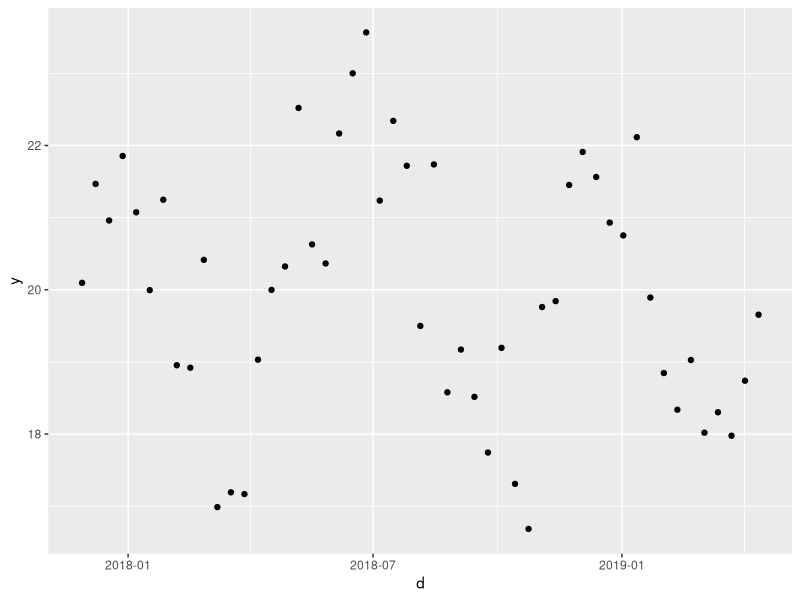
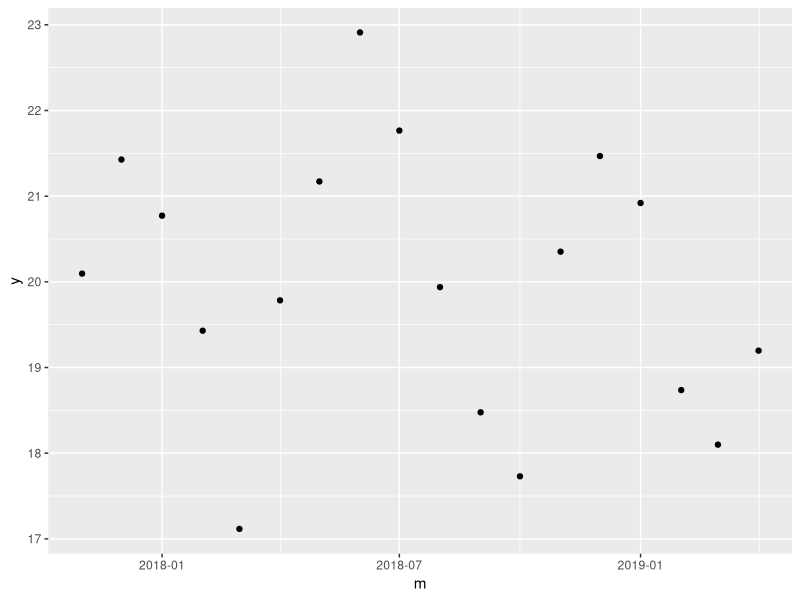
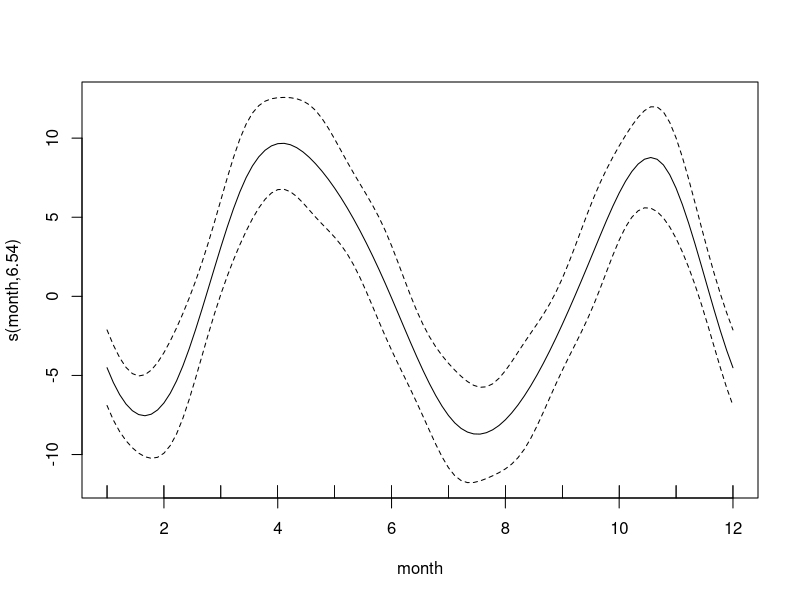
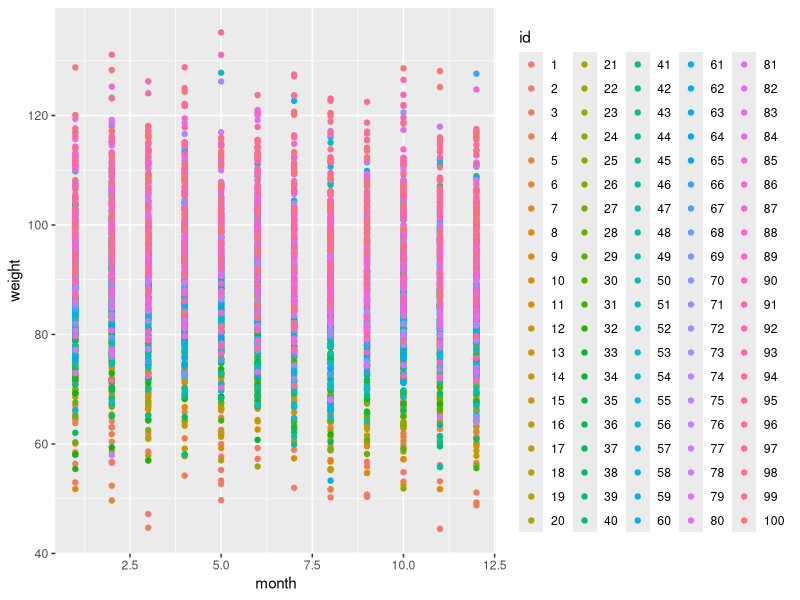
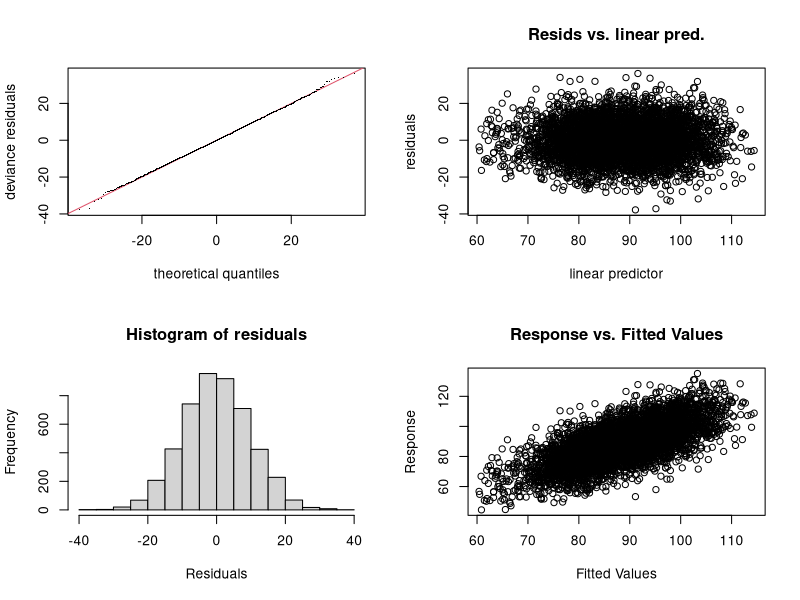
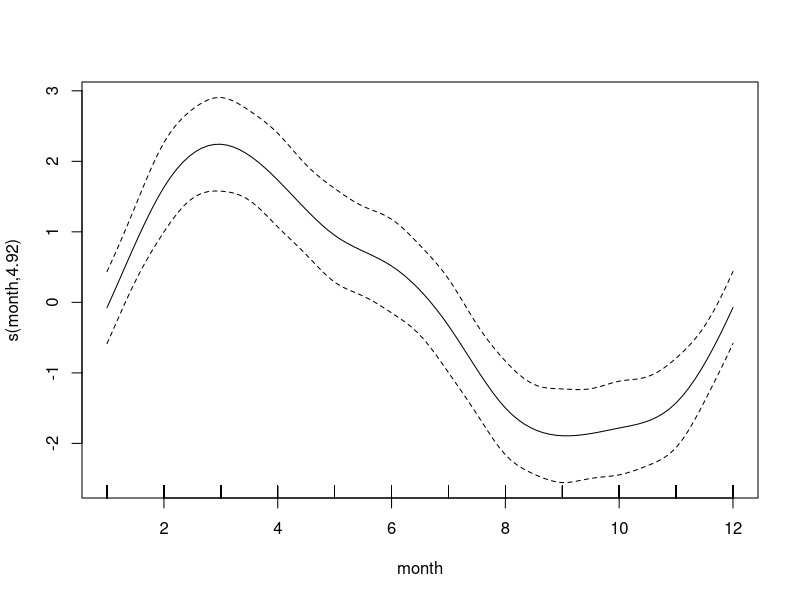
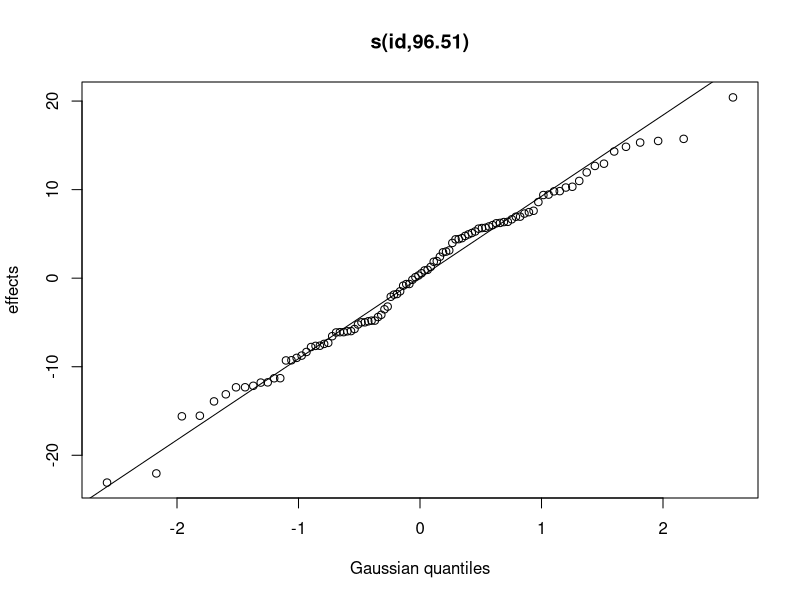
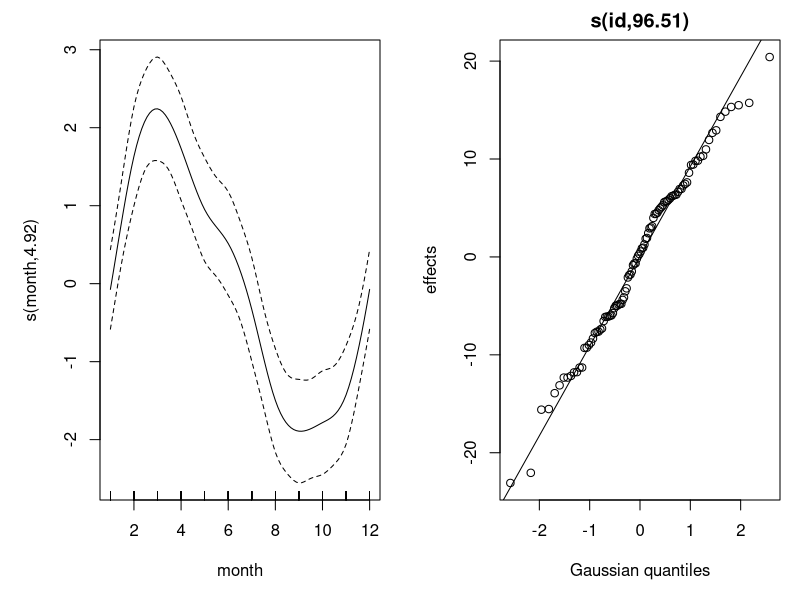

Generate these figures, in order, with R:
###DATES <3
###And points
library(tidyverse)
library(lubridate)
library(mgcv)
library(splines)

##Another data type (like numeric or character) is date
##Dates have special properties to allow for functions to calculate time
##But, like in excel, dates can be absolute nightmares



##Important thing for my europeans to remember: R was made in the US
##And we do dates stupid
##Generally: Month - Day - Year
char_date <- c("10-1-2023", "8-2-2021", "9-24-2019")
class(char_date)

date <- as_date(char_date, format = "%m-%d-%Y")
class(date)

###Dates can have different formats
char_date <- c("8/12/2023", "1/10/2021", "1/4/2019")
class(char_date)

date <- as_date(char_date, format = "%d/%m/%Y")
class(date)

#####
date - mdy("1-1-2010")
difftime(date, mdy("1-1-2010"), unit = "weeks")
difftime(date, mdy("1-1-2010"), unit = "mins")
difftime(date, mdy("1-1-2010"), unit = "secs")


###You can enter date/time in numbers
dt <- as_datetime(1511870400) ##Time began on January 1, 1970 at midnight; how many days since then
dt

##We can have dates at day, month, year, but we can also have the exact time
##All times are in UTC (GMT, the time zone of England)
d <- as_date(17498)
d

##negative numbers subtract from January 1, 1970
d <- as_date(-1600)
d

##we can round dates or floor them 
d <- as_date(seq(17498,17998,by = 10) )
summary(d)

##Floor rounds to the first day of the month, which is useful if you want to aggregate to 
##the month the observation is in
floor_date(d, unit = "month")

##Rounding makes it to the nearest first of the month
round_date(d, unit = "month")

##Then can convert back to numbers
as.numeric(d)

###We can plot with dates

#Randomly generate something associated with date
y <- 20 + cos(month(d))*2 + rnorm(51, 0, 1)

ggplot() +
  geom_point(aes(x = d, y = y))

###So we can floor to month and average over months
data.frame(d,y) %>%
  mutate(m = floor_date(d, unit = "month")) %>%
  group_by(m) %>%
  summarise(y = mean(y)) %>%
  ggplot()+
  geom_point(aes(x = m, y= y))

###can also extract parts of the date
day(d)
month(d)
year(d)


####----------Modeling seasonal data-------------

###Generating some random seasonal data (this just makes the data, fine if you don't understand)
data <- data.frame(date = seq(ymd("2010-01-01"),
                            ymd("2013-12-01"),
                            by = "month")) %>%
  mutate(y = year(date) - 2010,
         month = month(date),
         aqi = (50 + cos(month +2) * 10) + rnorm(48, 0, 3) + y * 3)

m1 <- gam(aqi ~ y + s(month, bs = "cc"),
    data = data,
    method = "REML",
    family = "gaussian")

summary(m1)
plot(m1)

###We get the
coef(m1)


data <- crossing(date = seq(ymd("2010-01-01"),
                              ymd("2013-12-01"),
                              by = "month"),
                 id = factor(1:100)) %>%
  arrange(id, date)%>%
  mutate(u = sort(rep(rnorm(100,0, 10), 48)),
         y = year(date) - 2010,
         month = month(date),
         weight = 85 + sin(month/2)*2 + 2*y + u + rnorm(4800, 0, 10))  

data %>%
  ggplot()+
  geom_point(aes(x = month, y= weight, color = id))

m2 <- gam(weight ~ y + s(month, bs = "cc", k = 12) + s(id, bs = "re"),
          data = data, 
          method = "REML")

summary(m2)

##Edf = effective degrees of freedom
##edf = 1 means linear but as edf increases, relationship gets wigglier
##Deviance explained = proportion of the variation explained by the covariates (higher is better, like R2)
##Significance is the F/chi.sq statistics where we get out p value from

gam.check(m2)
plot(m2)
plot(m2, pages=1, shade=TRUE)


new_data <- crossing(month = 1:12, 
                     y = 0:3)


new_data$p <- predict(m2, new_data, type = "response", exclude = c("s(id)"), newdata.guaranteed = T)
new_data %>%
  mutate(date = ymd(paste(y+2010, month, 1, "-"))) %>%
  ggplot()+
  geom_line(aes(x = date, y = p))

             
